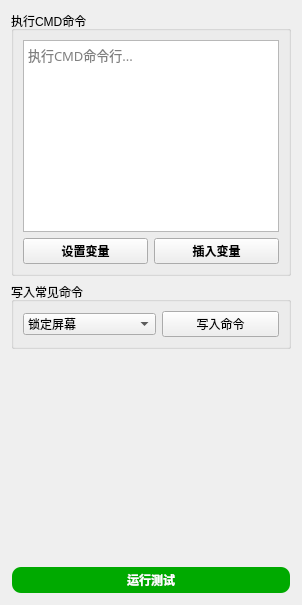
       <widget class="QWidget" name="tab_44">
        <attribute name="title">
         <string>运行cmd</string>
        </attribute>
        <layout class="QVBoxLayout" name="verticalLayout_62">
         <item>
          <widget class="QGroupBox" name="groupBox_72">
           <property name="title">
            <string>执行CMD命令</string>
           </property>
           <layout class="QVBoxLayout" name="verticalLayout_83">
            <item>
             <layout class="QGridLayout" name="gridLayout_69" columnstretch="1,1">
              <item row="0" column="0" colspan="2">
               <widget class="QTextEdit" name="textEdit_7">
                <property name="font">
                 <font>
                  <family>Cascadia Code</family>
                  <pointsize>10</pointsize>
                  <bold>false</bold>
                 </font>
                </property>
                <property name="html">
                 <string>&lt;!DOCTYPE HTML PUBLIC &quot;-//W3C//DTD HTML 4.0//EN&quot; &quot;http://www.w3.org/TR/REC-html40/strict.dtd&quot;&gt;
&lt;html&gt;&lt;head&gt;&lt;meta name=&quot;qrichtext&quot; content=&quot;1&quot; /&gt;&lt;meta charset=&quot;utf-8&quot; /&gt;&lt;style type=&quot;text/css&quot;&gt;
p, li { white-space: pre-wrap; }
hr { height: 1px; border-width: 0; }
li.unchecked::marker { content: &quot;\2610&quot;; }
li.checked::marker { content: &quot;\2612&quot;; }
&lt;/style&gt;&lt;/head&gt;&lt;body style=&quot; font-family:'Cascadia Code'; font-size:10pt; font-weight:400; font-style:normal;&quot;&gt;
&lt;p style=&quot;-qt-paragraph-type:empty; margin-top:0px; margin-bottom:0px; margin-left:0px; margin-right:0px; -qt-block-indent:0; text-indent:0px; font-family:'Cascadia Code,微软雅黑,微软雅黑';&quot;&gt;&lt;br /&gt;&lt;/p&gt;&lt;/body&gt;&lt;/html&gt;</string>
                </property>
                <property name="placeholderText">
                 <string>执行CMD命令行...</string>
                </property>
               </widget>
              </item>
              <item row="1" column="1">
               <widget class="QPushButton" name="pushButton_70">
                <property name="font">
                 <font>
                  <family>微软雅黑</family>
                  <bold>true</bold>
                 </font>
                </property>
                <property name="text">
                 <string>插入变量</string>
                </property>
               </widget>
              </item>
              <item row="1" column="0">
               <widget class="QPushButton" name="pushButton_71">
                <property name="font">
                 <font>
                  <family>微软雅黑</family>
                  <bold>true</bold>
                 </font>
                </property>
                <property name="text">
                 <string>设置变量</string>
                </property>
               </widget>
              </item>
             </layout>
            </item>
           </layout>
          </widget>
         </item>
         <item>
          <widget class="QGroupBox" name="groupBox_75">
           <property name="title">
            <string>写入常见命令</string>
           </property>
           <layout class="QHBoxLayout" name="horizontalLayout_31" stretch="1,1">
            <item>
             <widget class="QComboBox" name="comboBox_72">
              <property name="layoutDirection">
               <enum>Qt::LayoutDirection::LeftToRight</enum>
              </property>
              <property name="styleSheet">
               <string notr="true"/>
              </property>
              <property name="editable">
               <bool>false</bool>
              </property>
              <property name="insertPolicy">
               <enum>QComboBox::InsertPolicy::NoInsert</enum>
              </property>
              <property name="sizeAdjustPolicy">
               <enum>QComboBox::SizeAdjustPolicy::AdjustToContents</enum>
              </property>
              <item>
               <property name="text">
                <string>锁定屏幕</string>
               </property>
              </item>
              <item>
               <property name="text">
                <string>立即关闭计算机</string>
               </property>
              </item>
              <item>
               <property name="text">
                <string>1分钟后关闭计算机</string>
               </property>
              </item>
              <item>
               <property name="text">
                <string>重启计算机</string>
               </property>
              </item>
              <item>
               <property name="text">
                <string>注销账户</string>
               </property>
              </item>
              <item>
               <property name="text">
                <string>创建新目录</string>
               </property>
              </item>
              <item>
               <property name="text">
                <string>删除目录</string>
               </property>
              </item>
              <item>
               <property name="text">
                <string>终止进程</string>
               </property>
              </item>
              <item>
               <property name="text">
                <string>打开记事本</string>
               </property>
              </item>
              <item>
               <property name="text">
                <string>打开计算器</string>
               </property>
              </item>
              <item>
               <property name="text">
                <string>打开控制面板</string>
               </property>
              </item>
              <item>
               <property name="text">
                <string>打开资源管理器</string>
               </property>
              </item>
             </widget>
            </item>
            <item>
             <widget class="QPushButton" name="pushButton_73">
              <property name="text">
               <string>写入命令</string>
              </property>
             </widget>
            </item>
           </layout>
          </widget>
         </item>
         <item>
          <spacer name="verticalSpacer_39">
           <property name="orientation">
            <enum>Qt::Orientation::Vertical</enum>
           </property>
           <property name="sizeHint" stdset="0">
            <size>
             <width>20</width>
             <height>211</height>
            </size>
           </property>
          </spacer>
         </item>
         <item>
          <widget class="QPushButton" name="pushButton_72">
           <property name="palette">
            <palette>
             <active>
              <colorrole role="WindowText">
               <brush brushstyle="SolidPattern">
                <color alpha="255">
                 <red>255</red>
                 <green>255</green>
                 <blue>255</blue>
                </color>
               </brush>
              </colorrole>
              <colorrole role="Button">
               <brush brushstyle="SolidPattern">
                <color alpha="255">
                 <red>0</red>
                 <green>170</green>
                 <blue>0</blue>
                </color>
               </brush>
              </colorrole>
              <colorrole role="Text">
               <brush brushstyle="SolidPattern">
                <color alpha="255">
                 <red>255</red>
                 <green>255</green>
                 <blue>255</blue>
                </color>
               </brush>
              </colorrole>
              <colorrole role="ButtonText">
               <brush brushstyle="SolidPattern">
                <color alpha="255">
                 <red>255</red>
                 <green>255</green>
                 <blue>255</blue>
                </color>
               </brush>
              </colorrole>
              <colorrole role="Base">
               <brush brushstyle="SolidPattern">
                <color alpha="255">
                 <red>0</red>
                 <green>170</green>
                 <blue>0</blue>
                </color>
               </brush>
              </colorrole>
              <colorrole role="Window">
               <brush brushstyle="SolidPattern">
                <color alpha="255">
                 <red>0</red>
                 <green>170</green>
                 <blue>0</blue>
                </color>
               </brush>
              </colorrole>
              <colorrole role="PlaceholderText">
               <brush brushstyle="NoBrush">
                <color alpha="128">
                 <red>255</red>
                 <green>255</green>
                 <blue>255</blue>
                </color>
               </brush>
              </colorrole>
             </active>
             <inactive>
              <colorrole role="WindowText">
               <brush brushstyle="SolidPattern">
                <color alpha="255">
                 <red>255</red>
                 <green>255</green>
                 <blue>255</blue>
                </color>
               </brush>
              </colorrole>
              <colorrole role="Button">
               <brush brushstyle="SolidPattern">
                <color alpha="255">
                 <red>0</red>
                 <green>170</green>
                 <blue>0</blue>
                </color>
               </brush>
              </colorrole>
              <colorrole role="Text">
               <brush brushstyle="SolidPattern">
                <color alpha="255">
                 <red>255</red>
                 <green>255</green>
                 <blue>255</blue>
                </color>
               </brush>
              </colorrole>
              <colorrole role="ButtonText">
               <brush brushstyle="SolidPattern">
                <color alpha="255">
                 <red>255</red>
                 <green>255</green>
                 <blue>255</blue>
                </color>
               </brush>
              </colorrole>
              <colorrole role="Base">
               <brush brushstyle="SolidPattern">
                <color alpha="255">
                 <red>0</red>
                 <green>170</green>
                 <blue>0</blue>
                </color>
               </brush>
              </colorrole>
              <colorrole role="Window">
               <brush brushstyle="SolidPattern">
                <color alpha="255">
                 <red>0</red>
                 <green>170</green>
                 <blue>0</blue>
                </color>
               </brush>
              </colorrole>
              <colorrole role="PlaceholderText">
               <brush brushstyle="NoBrush">
                <color alpha="128">
                 <red>255</red>
                 <green>255</green>
                 <blue>255</blue>
                </color>
               </brush>
              </colorrole>
             </inactive>
             <disabled>
              <colorrole role="WindowText">
               <brush brushstyle="SolidPattern">
                <color alpha="255">
                 <red>255</red>
                 <green>255</green>
                 <blue>255</blue>
                </color>
               </brush>
              </colorrole>
              <colorrole role="Button">
               <brush brushstyle="SolidPattern">
                <color alpha="255">
                 <red>0</red>
                 <green>170</green>
                 <blue>0</blue>
                </color>
               </brush>
              </colorrole>
              <colorrole role="Text">
               <brush brushstyle="SolidPattern">
                <color alpha="255">
                 <red>255</red>
                 <green>255</green>
                 <blue>255</blue>
                </color>
               </brush>
              </colorrole>
              <colorrole role="ButtonText">
               <brush brushstyle="SolidPattern">
                <color alpha="92">
                 <red>0</red>
                 <green>0</green>
                 <blue>0</blue>
                </color>
               </brush>
              </colorrole>
              <colorrole role="Base">
               <brush brushstyle="SolidPattern">
                <color alpha="255">
                 <red>0</red>
                 <green>170</green>
                 <blue>0</blue>
                </color>
               </brush>
              </colorrole>
              <colorrole role="Window">
               <brush brushstyle="SolidPattern">
                <color alpha="255">
                 <red>0</red>
                 <green>170</green>
                 <blue>0</blue>
                </color>
               </brush>
              </colorrole>
              <colorrole role="PlaceholderText">
               <brush brushstyle="NoBrush">
                <color alpha="128">
                 <red>255</red>
                 <green>255</green>
                 <blue>255</blue>
                </color>
               </brush>
              </colorrole>
             </disabled>
            </palette>
           </property>
           <property name="font">
            <font>
             <family>Microsoft YaHei</family>
             <bold>true</bold>
            </font>
           </property>
           <property name="styleSheet">
            <string notr="true">QPushButton {
    background-color: rgb(0, 170, 0);
    color: white;
    border-radius: 10px; /* 设置圆角半径 */
    font-family: 'Microsoft YaHei'; /* 设置字体为微软雅黑 */
    padding: 3px 5px; /* 设置内边距，使按钮看起来更美观 */
    border: 2px solid transparent; /* 设置边框为透明 */
}

QPushButton:hover {
    background-color: rgb(0, 150, 0); /* 设置鼠标悬停时的背景颜色 */
}

QPushButton:pressed {
    background-color: rgb(0, 100, 0); /* 设置按钮按下时的背景颜色 */
}
</string>
           </property>
           <property name="text">
            <string>运行测试</string>
           </property>
          </widget>
         </item>
        </layout>
       </widget>
